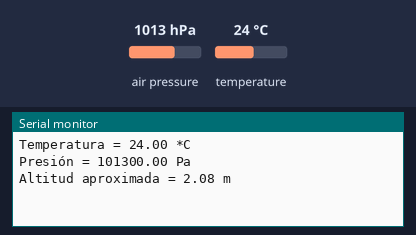
Simulated run of this sketch. Board: Arduino Uno, built with avr-gcc and run on an emulated ATmega328P. Parts: the last lines printed to the serial monitor. The test bench sets the inputs (shaded band); at power-on: air pressure 1013 hPa, temperature 24 °C.

Above: at 1.2 s.
1.3 s: air pressure set to 952 hPa
At 2.8 s:
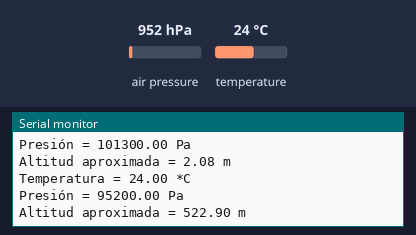
3.6 s: temperature set to 12 °C
At 4.6 s:
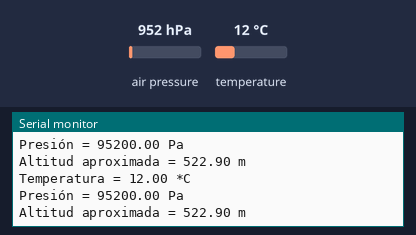
5.9 s: air pressure set to 975 hPa
At 7.5 s:
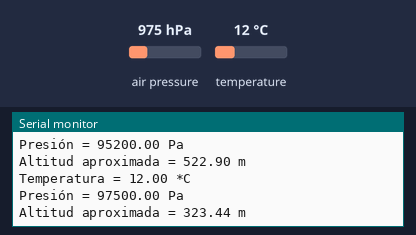
Timing chart, 0 to 9.0 s (numbered marks = the images above; inputs shaded):
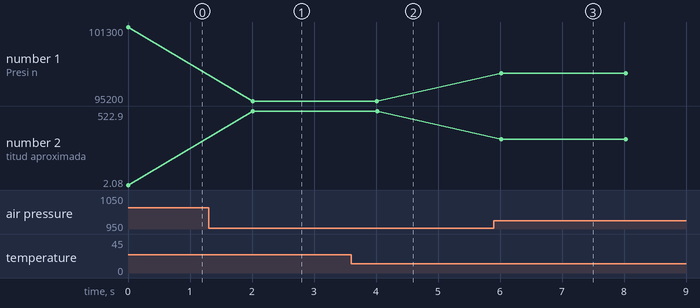

The sketch:

BPM280_Test.ino
```cpp
  #include <Wire.h>
  #include <Adafruit_Sensor.h>
  #include <Adafruit_BMP280.h>
  #include <Adafruit_I2CDevice.h>


 Adafruit_BMP280 bmp; // Usa el constructor por defecto con la dirección 0x77

void setup() {
  Serial.begin(115200);
  if (!bmp.begin(0x76)) {  // Aquí cambiamos la dirección a 0x76
    Serial.println("No se pudo encontrar un sensor BMP280 válido, ¡revisa tus conexiones!");
    while (1);
  }
}

void loop() {
  Serial.print("Temperatura = ");
  Serial.print(bmp.readTemperature());
  Serial.println(" *C");

  Serial.print("Presión = ");
  Serial.print(bmp.readPressure());
  Serial.println(" Pa");

  Serial.print("Altitud aproximada = ");
  Serial.print(bmp.readAltitude(1013.25)); // Ajusta este valor al nivel del mar en tu ubicación
  Serial.println(" m");

  delay(2000); // Esperar dos segundos entre mediciones
}
```

Measured:
- after the input at 1.3 s, the serial monitor: prints a new line after 0.71 s (image 1)
- after the input at 3.6 s, the serial monitor: prints a new line after 0.41 s (image 2)
- after the input at 5.9 s, the serial monitor: prints a new line after 0.12 s (image 3)
- plotted number 1: 101300 → 95200 after the input at 1.3 s, 95200 → 97500 after the input at 5.9 s
- plotted number 2: 2.08 → 522.9 after the input at 1.3 s, 522.9 → 323.44 after the input at 5.9 s
